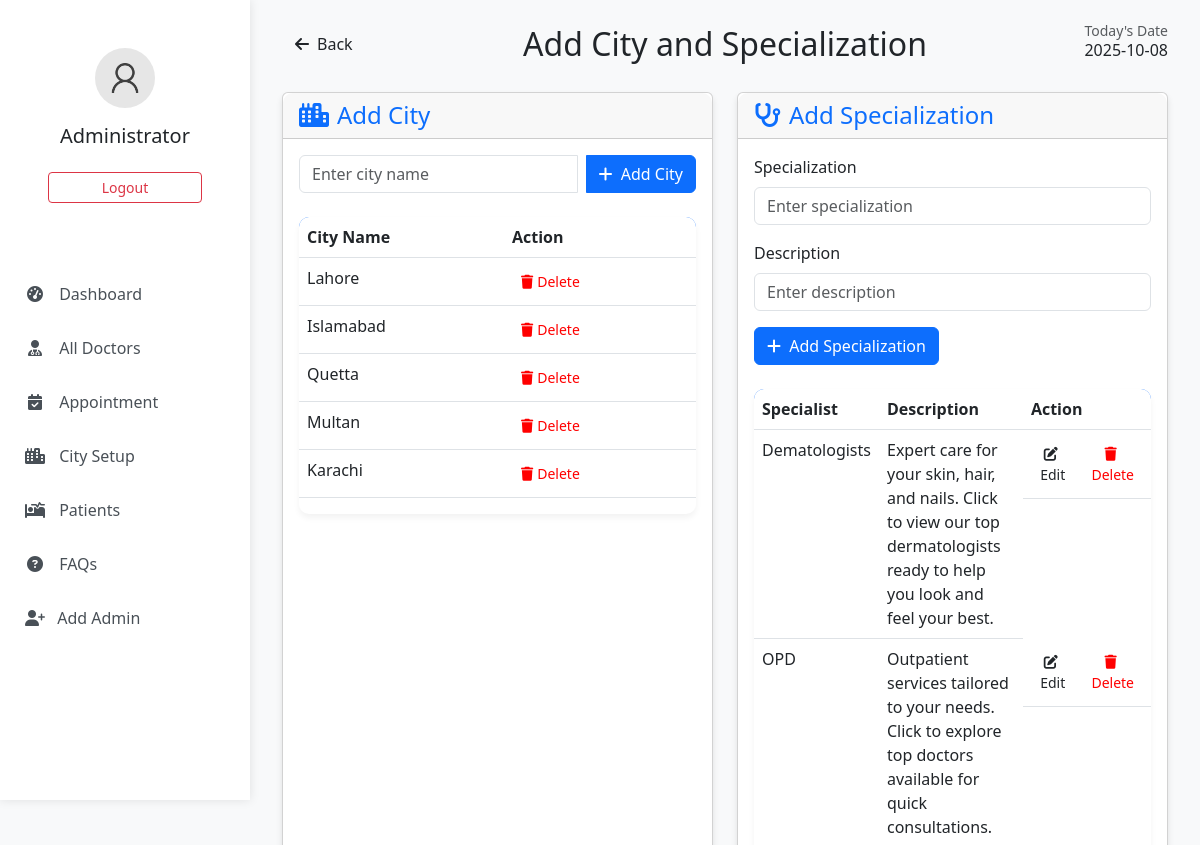
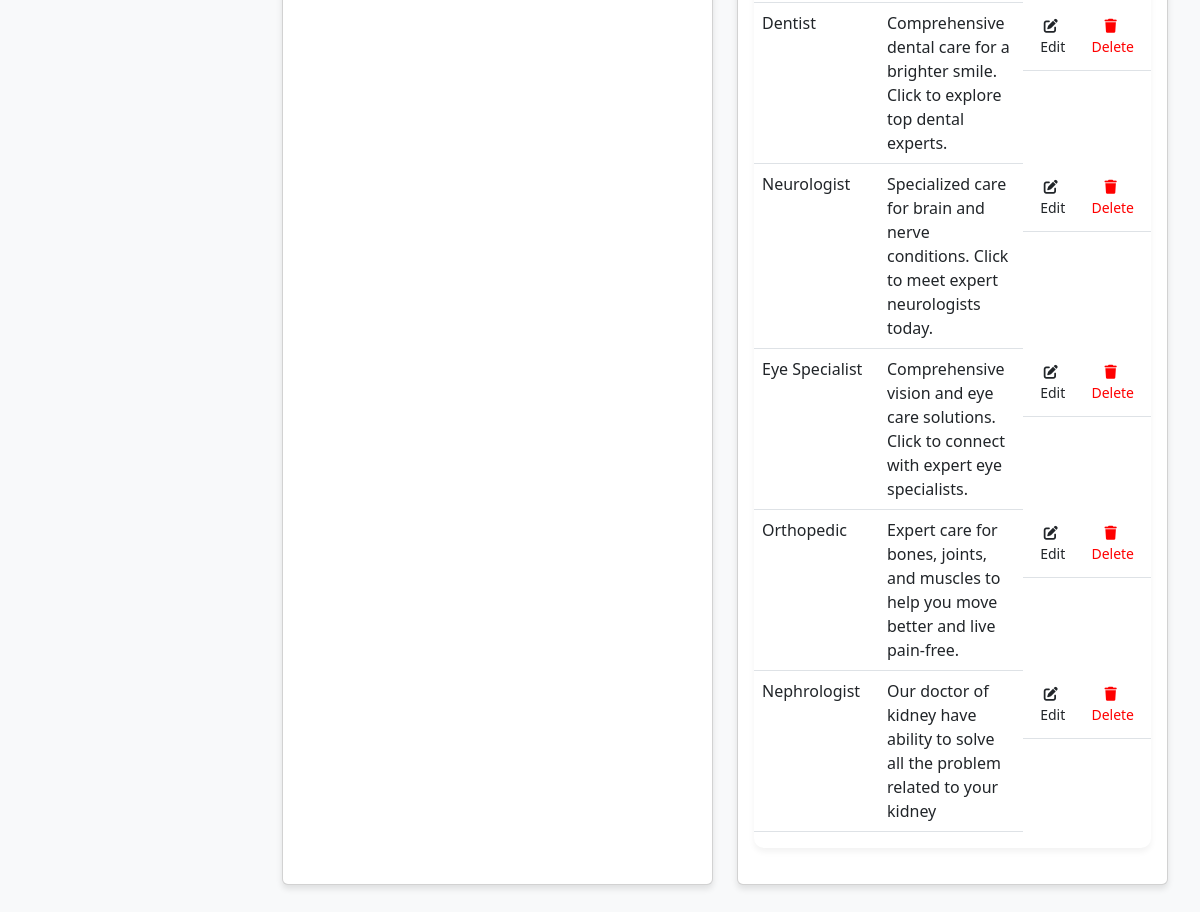
Page /admin/addcity.php (signed in) on the committed database (2 pictures, top to bottom).
### tables this page shows
CREATE TABLE `city` (
  `ct_id` int(11) NOT NULL,
  `city_name` varchar(225) NOT NULL
);

CREATE TABLE `docspecialization` (
  `ds_id` int(11) NOT NULL,
  `specialist` varchar(255) NOT NULL,
  `description` text NOT NULL
);

### admin/addcity.php (the view, shortened to what this page needs)
<?php
include("../connection.php");
?>
<!DOCTYPE html>
<html lang="en">
<head>
    <link rel="stylesheet" href="https://cdnjs.cloudflare.com/ajax/libs/font-awesome/6.4.0/css/all.min.css">
    <link href="https://cdn.jsdelivr.net/npm/bootstrap@5.3.2/dist/css/bootstrap.min.css" rel="stylesheet">
</head>
<body>
    <?php include 'sidebar.php'; ?>
    <div class="dash-body animate-fade">
        <div class="container-fluid">
            <div class="row mb-4">
                <div class="col-12">
                    <div class="d-flex justify-content-between align-items-center">
                        <button onclick="window.history.back()" class="btn btn-soft-primary">
                            <i class="fas fa-arrow-left me-2"></i>Back
                        </button>
                        <h2 class="mb-0 text-center">Add City and Specialization</h2>
                        <div class="mobile-hidden">
                            <p class="mb-0 small text-muted">Today's Date</p>
                            <h6><?php date_default_timezone_set('Asia/Kolkata'); echo date('Y-m-d'); ?></h6>
                        </div>
                    </div>
                </div>
            </div>
            <div class="row">
                <div class="col-lg-6 mb-4">
                    <div class="card card-custom h-100">
                        <div class="card-header card-header-custom">
                            <h4 class="mb-0" style="color:#0d6efd;"><i class="fas fa-city me-2"></i>Add City</h4>
                        </div>
                        <div class="card-body">
                            <form action="addcity.php" method="POST" class="mb-4">
                                <div class="input-group input-group-mobile">
                                    <input type="text" name="city" class="form-control" placeholder="Enter city name" required>
                                    <button type="submit" name='ins' class="btn btn-primary ms-2">
                                        <i class="fas fa-plus me-1"></i> Add City
                                    </button>
                                </div>
                            </form>
                            <div class="table-responsive">
                                <table class="table table-hover">
                                    <thead>
                                        <tr>
                                            <th>City Name</th>
                                            <th>Action</th>
                                        </tr>
                                    </thead>
                                    <tbody>
                                        <?php
                                        $sql = "SELECT * FROM city";
                                        $query = mysqli_query($con, $sql);
                                        $count = mysqli_num_rows($query);
                                        if($count > 0){
                                            while($row = mysqli_fetch_assoc($query)){
                                                echo "<tr>";
                                                echo "<td>" . htmlspecialchars($row['city_name']) . "</td>";
                                                echo "<td>";
                                                echo "<a  style= 'color: red;' href='deletecity.php?delid=" . $row['ct_id'] . "' class='btn btn-sm btn-delete' onclick='return confirm(\"Are you sure you want to delete this city?\");'>";
                                                echo "<i class='fas fa-trash me-1'></i>Delete";
                                                echo "</a>";
                                                echo "</td>";
                                                echo "</tr>";
                                            }
                                        } else {
                                            echo "<tr><td colspan='2' class='text-center text-muted'>No cities found</td></tr>";
                                        }
                                        ?>
                                    </tbody>
                                </table>
                            </div>
                        </div>
                    </div>
                </div>
                <div class="col-lg-6 mb-4">
                    <div class="card card-custom h-100">
                        <div class="card-header card-header-custom">
                            <h4 class="mb-0" style="color:#0d6efd;"><i class="fas fa-stethoscope me-2"></i>Add Specialization</h4>
                        </div>
                        <div class="card-body">
                            <form action="addcity.php" method="POST" class="mb-4">
                                <div class="mb-3">
                                    <label class="form-label">Specialization</label>
                                    <input type="text" name='special' class="form-control" placeholder="Enter specialization" required>
                                </div>
                                <div class="mb-3">
                                    <label class="form-label">Description</label>
                                    <input type="text" name='desp' class="form-control" placeholder="Enter description">
                                </div>
                                <button type="submit" name='des' class="btn btn-primary">
                                    <i class="fas fa-plus me-1"></i> Add Specialization
                                </button>
                            </form>
                            <div class="table-responsive">
                                <table class="table table-hover">
                                    <thead>
                                        <tr>
                                            <th>Specialist</th>
                                            <th>Description</th>
                                            <th>Action</th>
                                        </tr>
                                    </thead>
                                    <tbody>
                                        <?php
                                        $sql = "SELECT * FROM docspecialization";
                                        $query = mysqli_query($con, $sql);
                                        $count = mysqli_num_rows($query);
                                        if($count > 0){
                                            while($row = mysqli_fetch_assoc($query)){
                                                echo "<tr>";
                                                echo "<td>" . htmlspecialchars($row['specialist']) . "</td>";
                                                echo "<td>" . htmlspecialchars($row['description']) . "</td>";
                                                echo "<td class='action-buttons'>";
                                                echo "<button class='btn btn-sm btn-edit' data-bs-toggle='modal' data-bs-target='#editSpecializationModal'
                                                        data-id='" . $row['ds_id'] . "'
                                                        data-special='" . htmlspecialchars($row['specialist']) . "'
                                                        data-desp='" . htmlspecialchars($row['description']) . "'>";
                                                echo "<i class='fas fa-edit me-1'></i>Edit";
                                                echo "</button>";
                                                echo "<a href='addcity.php?spc_id=" . $row['ds_id'] . "' class='btn btn-sm btn-delete' onclick='return confirm(\"Are you sure you want to delete this specialization?\");' style= 'color: red;'>";
                                                echo "<i class='fas fa-trash me-1'></i>Delete";
                                                echo "</a>";
                                                echo "</td>";
                                                echo "</tr>";
                                            }
                                        } else {
                                            echo "<tr><td colspan='3' class='text-center text-muted'>No specializations found</td></tr>";
                                        }
                                        ?>
                                    </tbody>
                                </table>
                            </div>
                        </div>
                    </div>
                </div>
            </div>
        </div>
    </div>
</body>
</html>

### admin/addcity.php (style rules this page uses)
:root { --primary-blue: #0d6efd; --blue-hover: #0b5ed7; --light-blue: #e7f1ff; --primary-red: #dc3545; --red-hover: #bb2d3b; --sidebar-width: 250px; }
.dash-body { padding: 20px; margin-left: var(--sidebar-width); transition: all 0.3s ease; }
.card-custom { border-radius: 10px; box-shadow: 0 4px 6px rgba(0,0,0,0.1); border: none; margin-bottom: 20px; }
.card-header-custom { background-color: var(--primary-blue); color: white; border-radius: 10px 10px 0 0 !important; padding: 15px 20px; }
.table-responsive { border-radius: 10px; overflow: hidden; box-shadow: 0 4px 6px rgba(0,0,0,0.05); }
.table thead { background-color: var(--primary-blue); color: white; }
.btn-soft-primary { background-color: var(--light-blue); color: var(--primary-blue); border: 1px solid var(--primary-blue); }
.animate-fade { animation: fadeIn 0.5s ease-out; }
.action-buttons { display: flex; gap: 8px; }
.btn-edit { background-color: #ffc107; color: #212529; border: none; }
.btn-delete { background-color: var(--primary-red); color: white; border: none; }

### admin/sidebar.php (style rules this page uses)
:root { --primary-blue: #0d6efd; --blue-hover: #0b5ed7; --light-blue: #e7f1ff; --primary-red: #dc3545; --red-hover: #bb2d3b; --sidebar-width: 250px; }
body { font-family: 'Segoe UI', Tahoma, Geneva, Verdana, sans-serif; background-color: #f8f9fa; padding-bottom: 70px; }
.animate-fade { animation: fadeIn 0.5s ease-out; }

### rows in the picture
city: city_name "Lahore"
city: city_name "Islamabad"
city: city_name "Quetta"
city: city_name "Multan"
city: city_name "Karachi"
docspecialization: specialist "Dematologists", description "Expert care for your skin, hair, and nails. Click to view our top dermatologists ready to help you look and feel your best."
docspecialization: specialist "OPD", description "Outpatient services tailored to your needs. Click to explore top doctors available for quick consultations."
docspecialization: specialist "Dentist", description "Comprehensive dental care for a brighter smile. Click to explore top dental experts."
docspecialization: specialist "Neurologist", description "Specialized care for brain and nerve conditions. Click to meet expert neurologists today."
docspecialization: specialist "Eye Specialist", description "Comprehensive vision and eye care solutions. Click to connect with expert eye specialists."
docspecialization: specialist "Orthopedic", description "Expert care for bones, joints, and muscles to help you move better and live pain-free."
docspecialization: specialist "Nephrologist", description "Our doctor of kidney have ability to solve all the problem related to your kidney"
